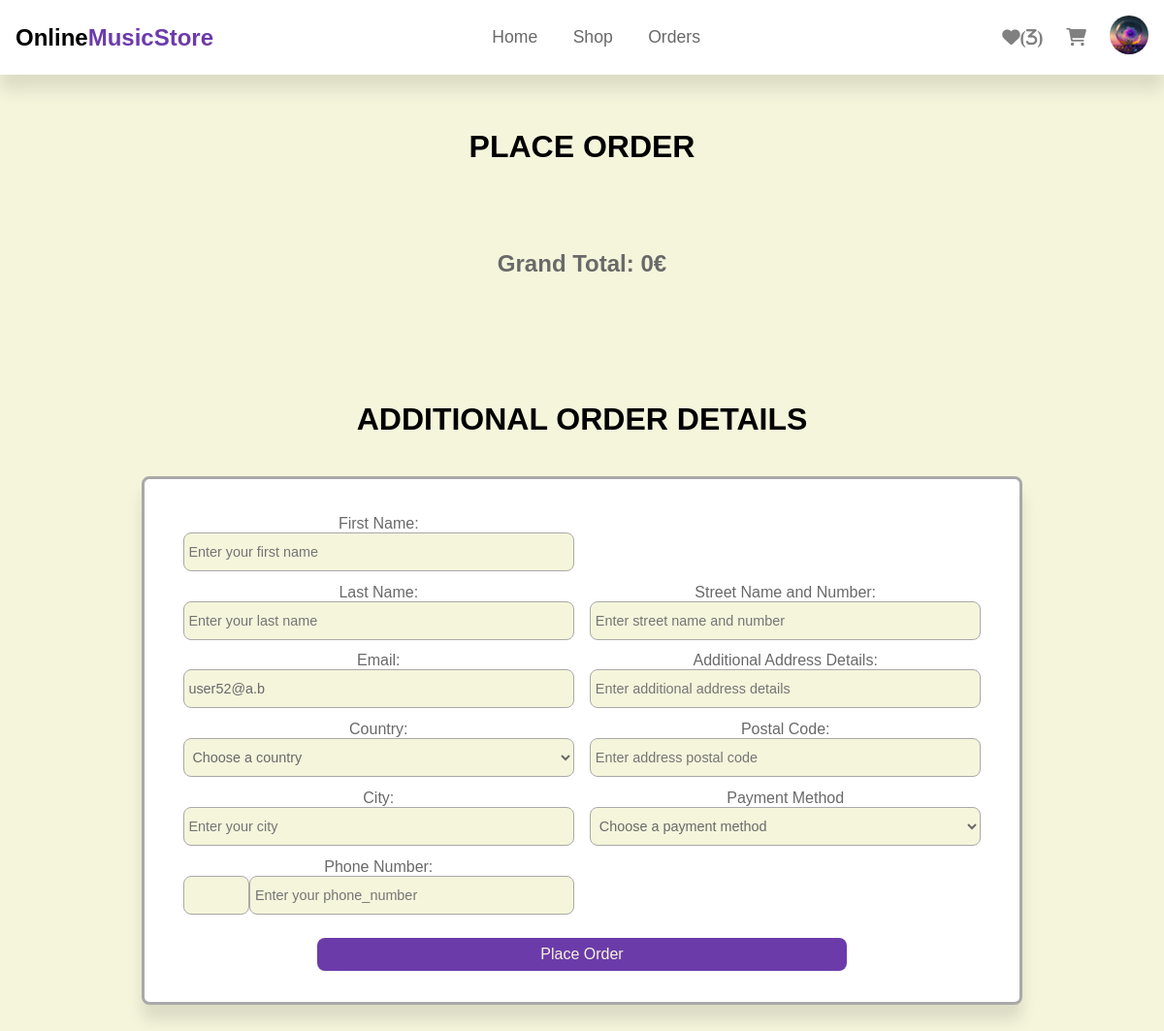
/php/place-order-page.php (signed in), run on an earlier commit of the app's database.
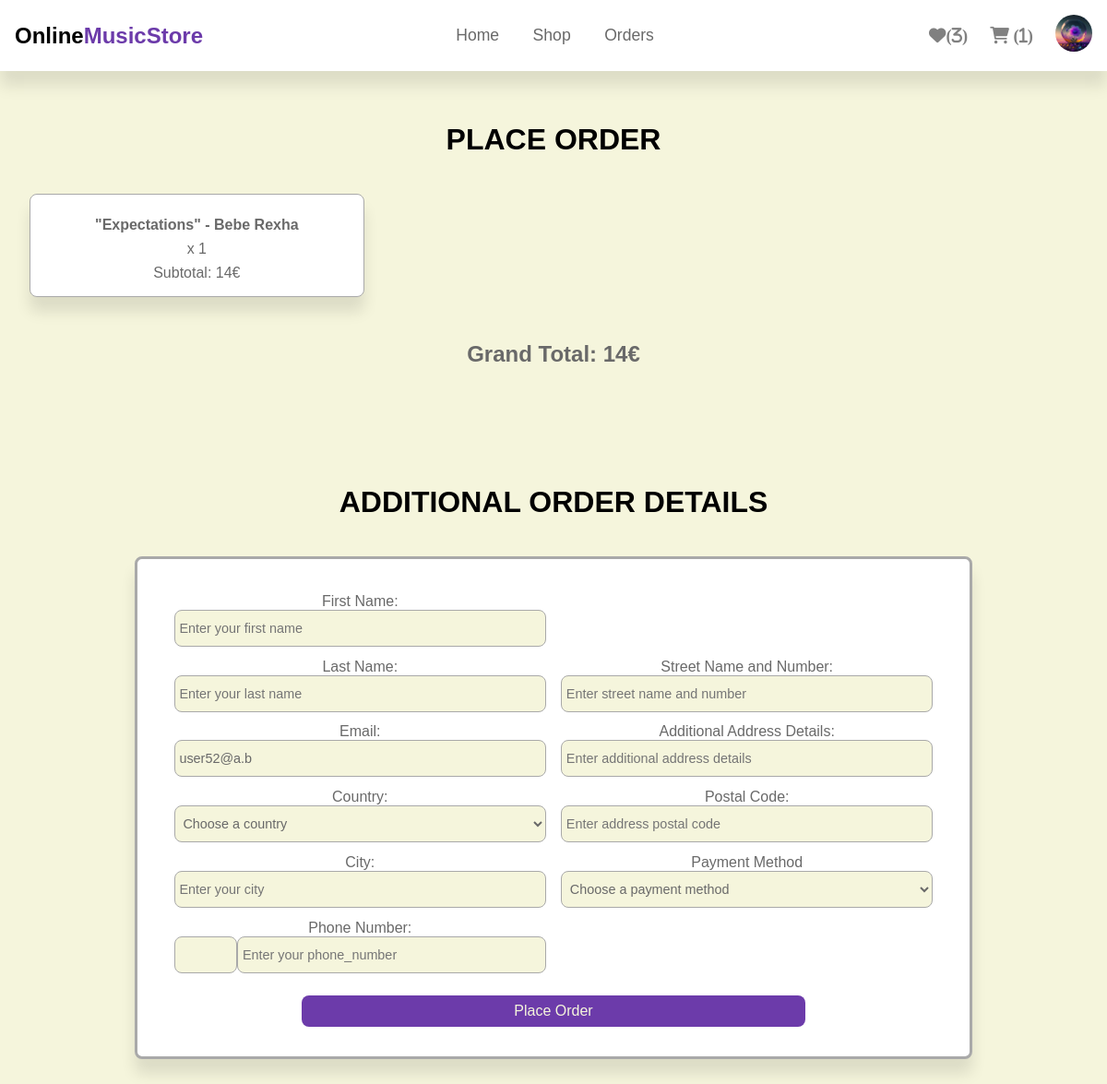
And on a later commit of the database.
### tables this page shows
CREATE TABLE `cart` (
  `id` int(11) NOT NULL,
  `user_id` int(11) NOT NULL,
  `product_id` int(11) NOT NULL,
  `quantity` int(11) NOT NULL DEFAULT 1
);

CREATE TABLE `products` (
  `id` int(11) NOT NULL,
  `title` varchar(200) NOT NULL,
  `artist` varchar(200) NOT NULL,
  `category` varchar(100) NOT NULL,
  `genre_list` varchar(300) NOT NULL,
  `tracklist` varchar(500) NOT NULL,
  `release_date` varchar(20) NOT NULL,
  `price` float NOT NULL,
  `stock` int(11) NOT NULL,
  `cover` varchar(300) NOT NULL
);

### php/place-order-page.php (the view, shortened to what the changed rows need)
<?php
    include 'config.php';
    if (isset($_SESSION['user_id'])) $user_id = $_SESSION['user_id'];
    else $user_id = 53;
?>
<!DOCTYPE html>
<html>
    <head>
        <link rel="stylesheet" href="https://cdnjs.cloudflare.com/ajax/libs/font-awesome/6.0.0-beta3/css/all.min.css">
        <link rel="stylesheet" href="../css/styles.css">
    </head>
    <body>
        <?php
            if($user_id != 53) {
                include 'header-logged-in.php';
            }
            else include 'header-not-logged-in.php';
        ?>
        <section class="place-order-products">
            <h1 class="title">Place Order</h1>
            <div class="box-container">
                <?php
                    $select = "SELECT c.quantity, p.title, p.artist, p.price FROM cart AS c JOIN products AS p ON c.product_id = p.id WHERE user_id = ?";
                    $select_stmt = mysqli_prepare($conn, $select);
                    mysqli_stmt_bind_param($select_stmt, 'i', $user_id);
                    mysqli_stmt_execute($select_stmt);
                    $res = mysqli_stmt_get_result($select_stmt);
                    $total = 0;
                    while($product = mysqli_fetch_assoc($res)) {
                        $total += $product['price'] * $product['quantity'];
                ?>
                <div class="box-subcontainer">
                    <p class="bold-paragraph">"<?php echo $product['title']; ?>" - <?php echo $product['artist'];?></p>
                    <p>x <?php echo $product['quantity']; ?></p>
                    <p>Subtotal: <?php echo $product['price'] * $product['quantity']; ?>€</p>
                </div>
                <?php
                    }
                ?>
            </div>
            <div class="final-total">
                <p>Grand Total: <?php echo $total; ?>€</p>
            </div>
        </section>
        <section class="place-order">
        <h1 class="title">Additional Order Details</h1>
        </section>
    </body>
</html>

### php/header-logged-in.php (shortened to what the changed rows need)
<?php
    if($user_id != 53){
        $select = "SELECT * FROM wishlist WHERE user_id = ?";
        $select_stmt = mysqli_prepare($conn, $select);
        mysqli_stmt_bind_param($select_stmt, 'i', $user_id);
        mysqli_stmt_execute($select_stmt);
        $res = mysqli_stmt_get_result($select_stmt);
        $favorites_count = mysqli_num_rows($res);
    }
?>
<header class="header">
    <div class="flex">
        <a href="http://localhost/OnlineMusicStore/php/home-page.php" class="logo">Online<span>MusicStore</span></a>
        <nav class="navbar">
            <a href="home-page.php">Home</a>
            <a href="http://localhost/OnlineMusicStore/php/shop-page.php">Shop</a>
            <a href="#">Orders</a>
        </nav>
        <div class="icons">
            <?php
                if($user_id != 53){
                    echo '<a href="http://localhost/OnlineMusicStore/php/favorites-page.php" class="fa-solid fa-heart">';
                    if($favorites_count > 0) echo '('.$favorites_count.')';
                    echo '</a>';
                }
            ?>
            <?php
                $select = "SELECT * FROM cart WHERE user_id = ?";
                $select_stmt = mysqli_prepare($conn, $select);
                mysqli_stmt_bind_param($select_stmt, 'i', $user_id);
                mysqli_stmt_execute($select_stmt);
                $res = mysqli_stmt_get_result($select_stmt);
                $cart_count = mysqli_num_rows($res);
            ?>
            <a href="http://localhost/OnlineMusicStore/php/cart-page.php" class="fas fa-shopping-cart">
                <?php
                    if($cart_count > 0) echo '('.$cart_count.')';
                ?>
            </a>
            <div id="user-btn" class="profile-picture">
                <?php
                    if($user_id != 53) {
                        $select = "SELECT * FROM users WHERE id = ?";
                        $select_stmt = mysqli_prepare($conn, $select);
                        mysqli_stmt_bind_param($select_stmt, 'i', $user_id);
                        mysqli_stmt_execute($select_stmt);
                        $res = mysqli_stmt_get_result($select_stmt);
                        $user = mysqli_fetch_assoc($res);
                        echo '<img src="../pictures/'.$user['profile_picture'].'" alt="">
                            </div>
                        </div>
                        <div class="profile">
                        <img src="../pictures/'.$user['profile_picture'].'" alt="">
                        <p>'.$user['username'].'</p>
                        <a href="http://localhost/OnlineMusicStore/php/user-update-profile.php" class="btn">Update profile</a>
                        <a href="logout.php" class="delete-btn">Logout</a>
                        </div>';
                    }
                ?>
    </div>
</header>

What changed in the data, as far as the page shows it:
added cart: product.title "Expectations", product.artist "Bebe Rexha", quantity "1", $product['price']*$product['quantity'] "14"
Also different on the page:
$cart_count: (not shown) → "1"
$total: "0" → "14"
